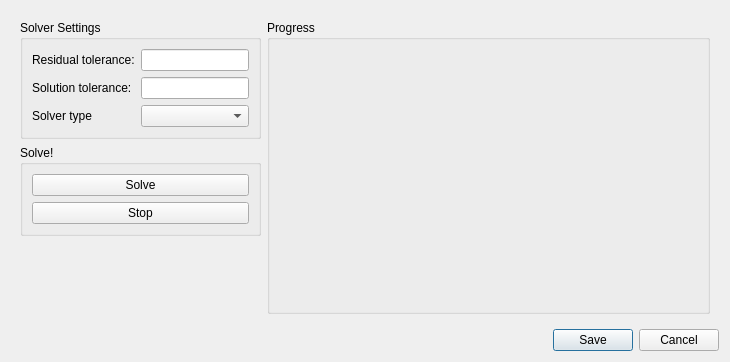
<?xml version="1.0" encoding="UTF-8"?>
<ui version="4.0">
 <class>solver_dialog</class>
 <widget class="QDialog" name="solver_dialog">
  <property name="geometry">
   <rect>
    <x>0</x>
    <y>0</y>
    <width>730</width>
    <height>362</height>
   </rect>
  </property>
  <property name="windowTitle">
   <string>TaSMET Solver</string>
  </property>
  <layout class="QVBoxLayout" name="verticalLayout_4">
   <item>
    <widget class="QWidget" name="widget" native="true">
     <layout class="QHBoxLayout" name="horizontalLayout">
      <item>
       <layout class="QVBoxLayout" name="verticalLayout_3">
        <item>
         <widget class="QGroupBox" name="solversettings">
          <property name="sizePolicy">
           <sizepolicy hsizetype="Minimum" vsizetype="Preferred">
            <horstretch>0</horstretch>
            <verstretch>0</verstretch>
           </sizepolicy>
          </property>
          <property name="title">
           <string>Solver Settings</string>
          </property>
          <layout class="QGridLayout" name="gridLayout_4">
           <item row="3" column="0">
            <widget class="QLabel" name="label_13">
             <property name="text">
              <string>Solver type</string>
             </property>
            </widget>
           </item>
           <item row="3" column="1">
            <widget class="QComboBox" name="solvertype"/>
           </item>
           <item row="2" column="1">
            <widget class="QLineEdit" name="reltol">
             <property name="sizePolicy">
              <sizepolicy hsizetype="Minimum" vsizetype="Fixed">
               <horstretch>0</horstretch>
               <verstretch>0</verstretch>
              </sizepolicy>
             </property>
             <property name="alignment">
              <set>Qt::AlignRight|Qt::AlignTrailing|Qt::AlignVCenter</set>
             </property>
            </widget>
           </item>
           <item row="2" column="0">
            <widget class="QLabel" name="label_12">
             <property name="text">
              <string>Solution tolerance:</string>
             </property>
            </widget>
           </item>
           <item row="1" column="0">
            <widget class="QLabel" name="label_8">
             <property name="text">
              <string>Residual tolerance:</string>
             </property>
            </widget>
           </item>
           <item row="1" column="1">
            <widget class="QLineEdit" name="funtol">
             <property name="sizePolicy">
              <sizepolicy hsizetype="Minimum" vsizetype="Fixed">
               <horstretch>0</horstretch>
               <verstretch>0</verstretch>
              </sizepolicy>
             </property>
             <property name="alignment">
              <set>Qt::AlignRight|Qt::AlignTrailing|Qt::AlignVCenter</set>
             </property>
            </widget>
           </item>
          </layout>
         </widget>
        </item>
        <item>
         <widget class="QGroupBox" name="solve_gb">
          <property name="sizePolicy">
           <sizepolicy hsizetype="Minimum" vsizetype="Preferred">
            <horstretch>0</horstretch>
            <verstretch>0</verstretch>
           </sizepolicy>
          </property>
          <property name="title">
           <string>Solve!</string>
          </property>
          <layout class="QVBoxLayout" name="verticalLayout">
           <item>
            <widget class="QPushButton" name="solve">
             <property name="text">
              <string>Solve</string>
             </property>
            </widget>
           </item>
           <item>
            <widget class="QPushButton" name="stop">
             <property name="text">
              <string>Stop</string>
             </property>
            </widget>
           </item>
          </layout>
         </widget>
        </item>
        <item>
         <spacer name="verticalSpacer">
          <property name="orientation">
           <enum>Qt::Vertical</enum>
          </property>
          <property name="sizeHint" stdset="0">
           <size>
            <width>20</width>
            <height>40</height>
           </size>
          </property>
         </spacer>
        </item>
       </layout>
      </item>
      <item>
       <widget class="QGroupBox" name="progress_gb">
        <property name="sizePolicy">
         <sizepolicy hsizetype="Expanding" vsizetype="Preferred">
          <horstretch>0</horstretch>
          <verstretch>0</verstretch>
         </sizepolicy>
        </property>
        <property name="title">
         <string>Progress</string>
        </property>
        <layout class="QVBoxLayout" name="verticalLayout_2">
         <item>
          <widget class="QCustomPlot" name="progress_plot" native="true"/>
         </item>
        </layout>
       </widget>
      </item>
     </layout>
    </widget>
   </item>
   <item>
    <widget class="QDialogButtonBox" name="buttons">
     <property name="standardButtons">
      <set>QDialogButtonBox::Cancel|QDialogButtonBox::Save</set>
     </property>
    </widget>
   </item>
  </layout>
 </widget>
 <customwidgets>
  <customwidget>
   <class>QCustomPlot</class>
   <extends>QWidget</extends>
   <header>qcustomplot.h</header>
   <container>1</container>
  </customwidget>
 </customwidgets>
 <resources/>
 <connections/>
</ui>
